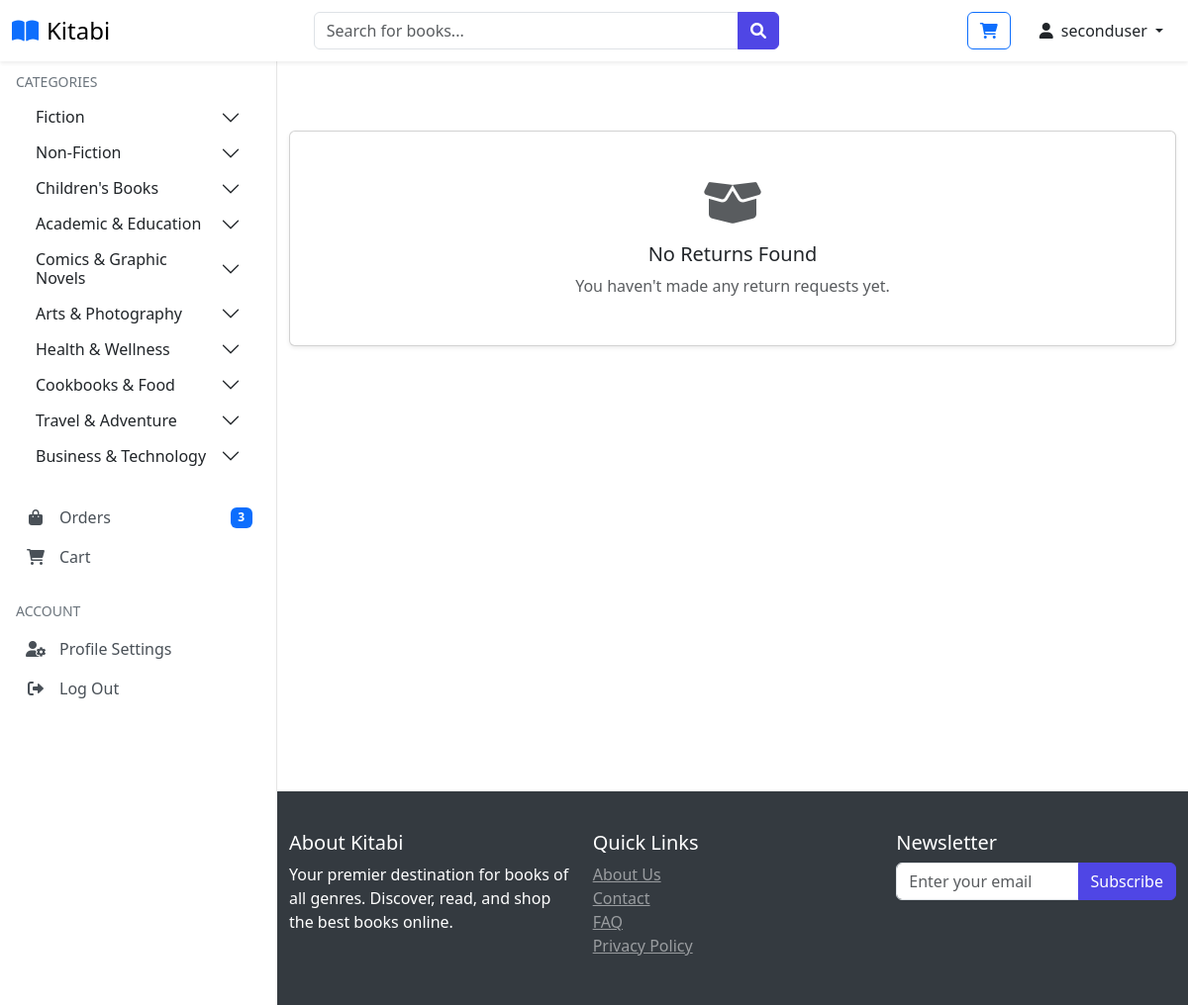
/my-returns (signed in), run on an earlier commit of the app's database.
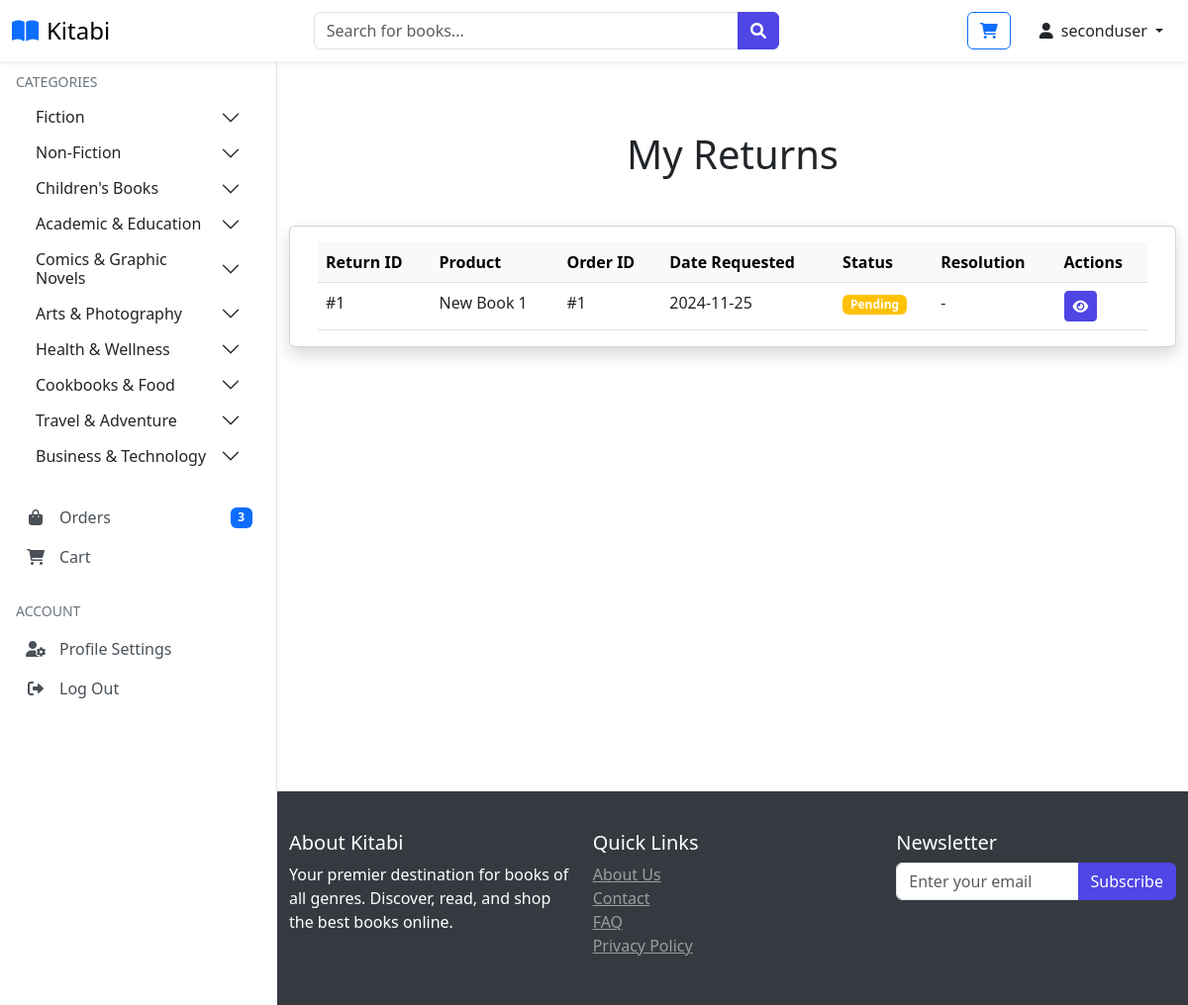
And on a later commit of the database.
### website/models.py (models this page shows, shortened)
class Category(db.Model):
    id = db.Column(db.Integer, primary_key=True)
    name = db.Column(db.String(100), nullable=False, unique=True)
    products = db.relationship('Product', back_populates='category', lazy=True)
    subcategories = db.relationship('SubCategory', back_populates='category', lazy=True)

class Return(db.Model):
    __tablename__ = 'returns'
    id = db.Column(db.Integer, primary_key=True)
    order_link = db.Column(db.Integer, db.ForeignKey('order.id'), nullable=False)
    customer_link = db.Column(db.Integer, db.ForeignKey('customer.id'), nullable=False)
    product_link = db.Column(db.Integer, db.ForeignKey('product.id'), nullable=False)
    quantity = db.Column(db.Integer, nullable=False)
    return_date = db.Column(db.DateTime, default=datetime.utcnow)
    reason = db.Column(db.String(500), nullable=False)
    status = db.Column(db.String(50), default='pending')  # pending, approved, rejected, completed
    resolution = db.Column(db.String(50))  # refund, replacement, rejected
    refund_amount = db.Column(db.Float)
    admin_notes = db.Column(db.Text)
    processed_by = db.Column(db.Integer, db.ForeignKey('customer.id'))
    processed_date = db.Column(db.DateTime)
    tracking_number = db.Column(db.String(100))
    replacement_order_id = db.Column(db.Integer, db.ForeignKey('order.id'))
    order = db.relationship('Order', foreign_keys=[order_link], back_populates='returns')
    customer = db.relationship('Customer', foreign_keys=[customer_link], back_populates='returns')
    product = db.relationship('Product', foreign_keys=[product_link], back_populates='returns')
    admin = db.relationship('Customer', foreign_keys=[processed_by], backref='processed_returns')
    replacement_order = db.relationship('Order', foreign_keys=[replacement_order_id], backref='replacement_for')

class Product(db.Model):
    id = db.Column(db.Integer, primary_key=True)
    product_name = db.Column(db.String(100), nullable=False)
    author = db.Column(db.String(100), nullable=False)
    rating = db.Column(db.Float, nullable=False)
    current_price = db.Column(db.Float, nullable=False)
    in_stock = db.Column(db.Integer, nullable=False)
    low_stock_threshold = db.Column(db.Integer, default=10)
    warehouse_location = db.Column(db.String(100), nullable=False, default='Main Warehouse')
    promotion_percentage = db.Column(db.Integer, default=0)
    discounted_price = db.Column(db.Float, nullable=True)
    product_picture = db.Column(db.String(1000), nullable=False)
    flash_sale = db.Column(db.Boolean, default=False)
    date_added = db.Column(db.DateTime, default=datetime.utcnow)
    category_id = db.Column(db.Integer, db.ForeignKey('category.id'), nullable=False)
    subcategory_id = db.Column(db.Integer, db.ForeignKey('sub_category.id'), nullable=False)
    last_stock_update = db.Column(db.DateTime, default=datetime.utcnow)
    returns = db.relationship('Return', foreign_keys='Return.product_link', back_populates='product', lazy=True)
    carts = db.relationship('Cart', back_populates='product', lazy=True)
    orders = db.relationship('Order', back_populates='product', lazy=True)
    stock_history = db.relationship('StockHistory', back_populates='product', lazy=True)
    category = db.relationship('Category', back_populates='products')
    subcategory = db.relationship('SubCategory', back_populates='products')

class Order(db.Model):
    id = db.Column(db.Integer, primary_key=True)
    quantity = db.Column(db.Integer, nullable=False)
    price = db.Column(db.Float, nullable=False)
    status = db.Column(db.String(100), nullable=False)
    payment_id = db.Column(db.String(1000), nullable=False)
    customer_link = db.Column(db.Integer, db.ForeignKey('customer.id'), nullable=False)
    product_link = db.Column(db.Integer, db.ForeignKey('product.id'), nullable=False)
    returns = db.relationship('Return', foreign_keys='Return.order_link', back_populates='order', lazy=True)
    delivery_fee = db.Column(db.Float, default=0.0)  # New field
    discount_applied = db.Column(db.Float, default=0.0)  # New field
    created_at = db.Column(db.DateTime, default=datetime.utcnow)  # New field
    customer = db.relationship('Customer', back_populates='orders')
    product = db.relationship('Product', back_populates='orders')

### website/views.py (the view)
@views.route('/my-returns')
@login_required
def my_returns():
    try:
        returns = Return.query.filter_by(customer_link=current_user.id)\
                      .order_by(Return.return_date.desc())\
                      .all()
        return render_template('my_returns.html', returns=returns, categories=get_categories_dict())
    except Exception as e:
        flash('Error loading returns', 'error')
        print(f"Error in my returns: {e}")
        return redirect(url_for('views.home'))

### website/models.py (called while the page is built)
    @property
    def is_admin(self):
        return self.is_admin_val or any(
            role.name in ['Super Admin', 'Product Manager', 'Order Manager']
            for role in self.roles
        )

### website/utils.py (called while the page is built)
def get_categories_dict():
    categories_dict = {}
    categories = Category.query.all()
    for category in categories:
        subcategories = [subcategory.name for subcategory in category.subcategories]
        categories_dict[category.name] = subcategories
    return categories_dict

### website/templates/my_returns.html (shortened to what this page needs)
{% extends 'base.html' %}
{% block body %}
<div class="container my-5">
    <div class="row">
    {% if returns %}
    <h1 class="text-center mb-5">My Returns</h1>
    <div class="card shadow">
        <div class="card-body">
                <div class="table-responsive">
                    <table class="table table-hover mb-0">
                        <thead class="table-light">
                            <tr>
                                <th>Return ID</th>
                                <th>Product</th>
                                <th>Order ID</th>
                                <th>Date Requested</th>
                                <th>Status</th>
                                <th>Resolution</th>
                                <th>Actions</th>
                            </tr>
                        </thead>
                        <tbody>
                            {% for return in returns %}
                            <tr>
                                <td>#{{ return.id }}</td>
                                <td>{{ return.product.product_name }}</td>
                                <td>#{{ return.order.id }}</td>
                                <td>{{ return.return_date.strftime('%Y-%m-%d') }}</td>
                                <td>
                                    {% if return.status == 'pending' %}
                                        <span class="badge bg-warning">Pending</span>
                                    {% elif return.status == 'approved' %}
                                        <span class="badge bg-success">Approved</span>
                                    {% elif return.status == 'rejected' %}
                                        <span class="badge bg-danger">Rejected</span>
                                    {% else %}
                                        <span class="badge bg-info">Completed</span>
                                    {% endif %}
                                </td>
                                <td>
                                    {% if return.resolution %}
                                        {{ return.resolution|title }}
                                        {% if return.refund_amount %}
                                            (${{ "%.2f"|format(return.refund_amount) }})
                                        {% endif %}
                                    {% else %}
                                        -
                                    {% endif %}
                                </td>
                                <td>
                                    <button type="button"
                                    class="btn btn-sm btn-primary"
                                    data-is-admin="{{ current_user.is_admin|tojson }}"
                                    data-return-id="{{ return.id }}"
                                    title="View Details">
                                <i class="fas fa-eye"></i>
                            </button>
                                </td>
                            </tr>
                            {% endfor %}
                        </tbody>
                    </table>
                </div>
            </div>
        </div>
    {% else %}
        <div class="card shadow-sm">
            <div class="card-body text-center py-5">
                <i class="fas fa-box-open fa-3x text-muted mb-3"></i>
                <h5>No Returns Found</h5>
                <p class="text-muted mb-0">You haven't made any return requests yet.</p>
            </div>
        </div>
    {% endif %}
</div>
{% endblock %}

### website/templates/base.html (shortened to what the changed rows need)
<!DOCTYPE html>
<html lang="en">
<head>
    <link rel="stylesheet" href="{{ url_for('static', filename='css/bootstrap.min.css') }}">
    <link rel="stylesheet" href="{{ url_for('static', filename='css/owl.carousel.min.css') }}">
    <link rel="stylesheet" href="{{ url_for('static', filename='css/style.css') }}">
    <link rel="stylesheet" href="https://cdnjs.cloudflare.com/ajax/libs/font-awesome/6.0.0/css/all.min.css">
</head>
<body class="{% if current_user.is_authenticated %}{% if current_user.is_admin %}admin-user{% else %}user{% endif %}{% else %}guest{% endif %}">
{% if current_user.is_authenticated and current_user.is_admin %}
    <div class="admin-sidebar">
        <div class="text-center mb-4">
            <i class="fas fa-user-shield fa-3x text-primary"></i>
            <h5 class="mt-2">Admin Panel</h5>
        </div>
        <div class="nav flex-column">
            <a class="admin-nav-item" href="{{ url_for('admin.admin_page') }}">
                <i class="fas fa-tachometer-alt"></i>Dashboard
            </a>
            {% if current_user.has_permission('manage_products') %}
            <a class="admin-nav-item" href="{{ url_for('admin.shop_items') }}">
                <i class="fas fa-tags"></i>Manage Products
            </a>
            {% endif %}
            {% if current_user.has_permission('manage_inventory') %}
            <a class="admin-nav-item" href="{{ url_for('admin.inventory_management') }}">
                <i class="fas fa-boxes"></i>Manage Inventory
            </a>
            {% endif %}
            {% if current_user.has_permission('manage_returns') %}
            <a class="admin-nav-item" href="{{ url_for('admin.returns_management') }}">
                <i class="fas fa-undo"></i>Manage Returns
            </a>
            {% endif %}
            {% if current_user.has_permission('manage_orders') %}
            <a class="admin-nav-item" href="{{ url_for('admin.order_view') }}">
                <i class="fas fa-shopping-cart"></i>Manage Orders
            </a>
            {% endif %}
            {% if current_user.has_permission('manage_users') %}
            <a class="admin-nav-item" href="{{ url_for('admin.manage_roles') }}">
                <i class="fas fa-user-cog"></i>Manage Roles
            </a>
            <a class="admin-nav-item" href="{{ url_for('admin.membership_tiers') }}">
                <i class="fas fa-crown"></i>Membership Tiers
            </a>
            {% endif %}
            {% if current_user.has_permission('view_reports') %}
            <a class="admin-nav-item" href="{{ url_for('admin.view_activity_logs') }}">
                <i class="fas fa-history"></i>Activity Logs
            </a>
            {% endif %}
        </div>
    </div>
{% elif current_user.is_authenticated and not current_user.is_admin %}
    <div class="sidebar">
        <div class="nav-section">
            <div class="accordion" id="categoriesAccordion">
                {% for category, subcategories in categories.items() %}
                    <div class="accordion-item border-0">
                        <h2 class="accordion-header" id="heading{{ loop.index }}">
                            <button class="accordion-button collapsed py-2" type="button"
                                    data-bs-toggle="collapse"
                                    data-bs-target="#collapse{{ loop.index }}">
                                {{ category }}
                            </button>
                        </h2>
                        </div>
                    {% endfor %}
                </div>
            </div>
    </div>
{% endif %}
    <main class="main-content">
         <div class="container pt-2">
            {% block body %}{% endblock %}
        </div>
    </main>
</body>
</html>

What changed in the data, as far as the page shows it:
added Return: id "1", product.product_name "New Book 1", order.id "1", return_date "2024-11-25", status "Pending"
Also different on the page:
text no longer shown: "No Returns Found You haven't made any return requests yet."
text now shown: "My Returns Return ID Product Order ID Date Requested Status Resolution Actions"
